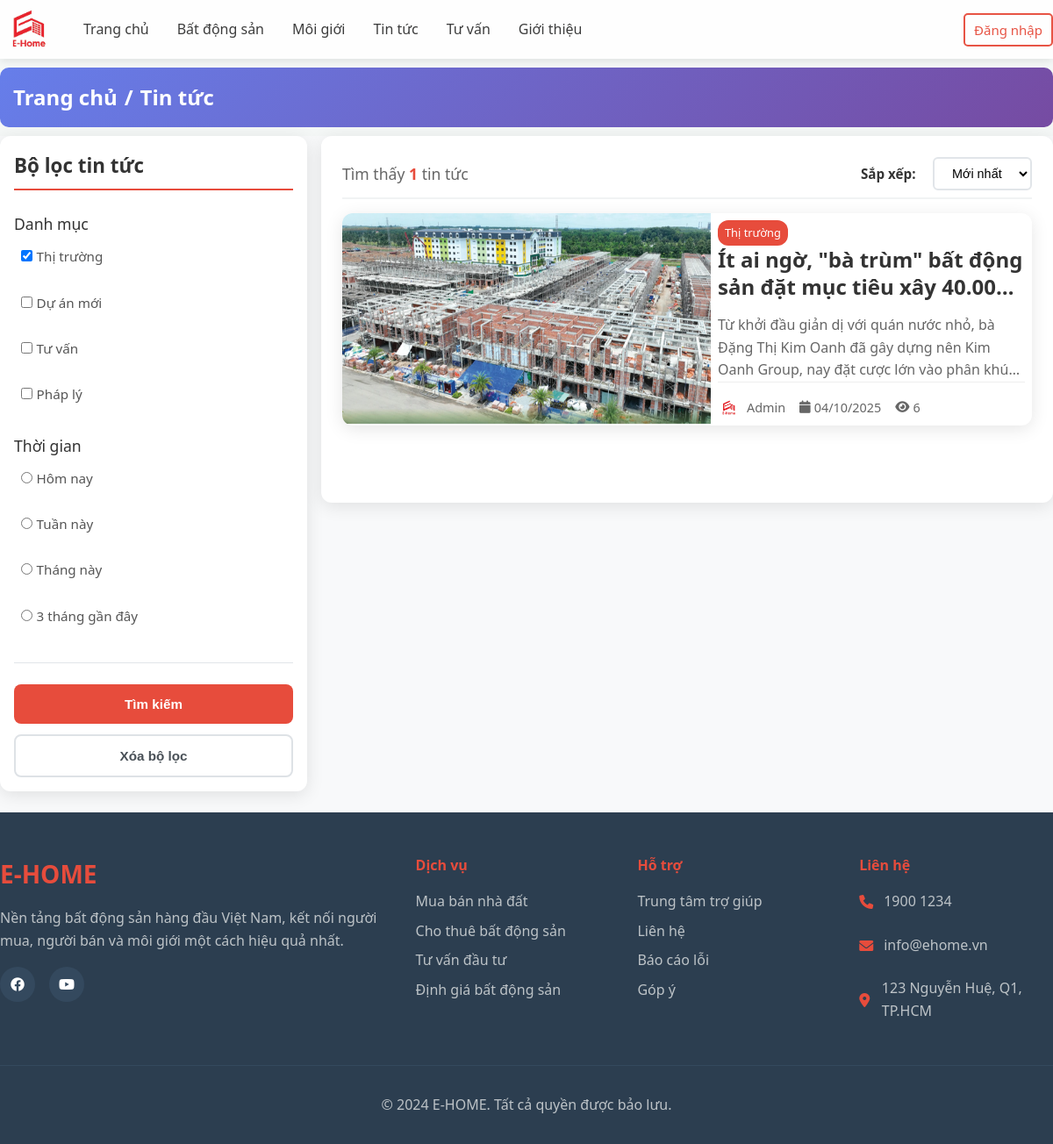
/user/index.php?act=listNews&category=1, run on an earlier commit of the app's database.
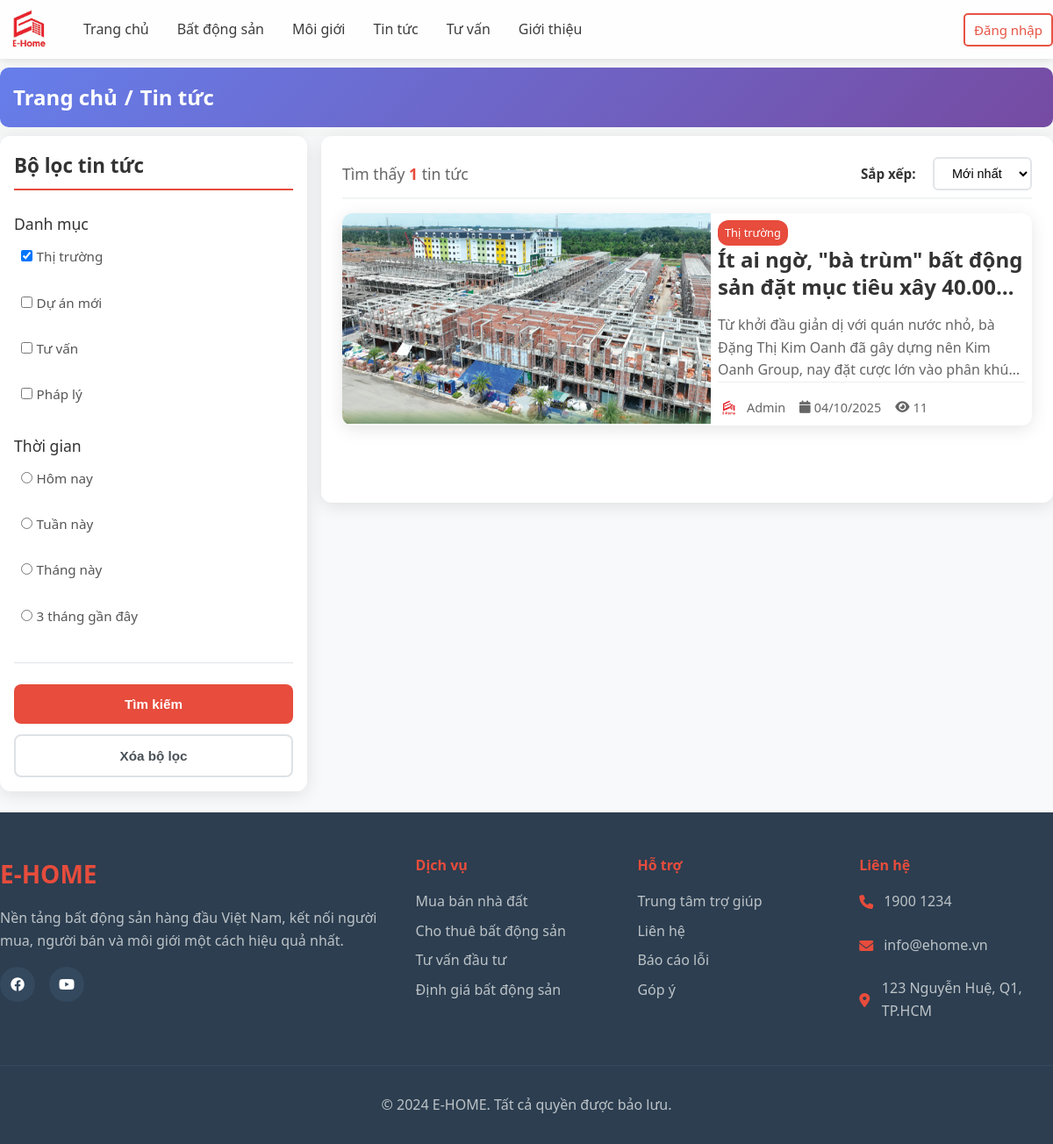
And on a later commit of the database.
### tables this page shows
CREATE TABLE `news` (
  `id` int(11) NOT NULL,
  `title` varchar(256) NOT NULL,
  `image` varchar(256) NOT NULL,
  `content` text NOT NULL,
  `createdAt` date NOT NULL DEFAULT current_timestamp(),
  `views` int(11) NOT NULL DEFAULT 0,
  `pin` tinyint(1) NOT NULL DEFAULT 0,
  `typeId` int(11) NOT NULL
);

CREATE TABLE `typenews` (
  `id` int(11) NOT NULL,
  `name` varchar(256) NOT NULL,
  `description` text DEFAULT NULL
);

### user/controllers/listNewsController/index.php (called while the page is built, shortened)
<?php
$limit = 4;
$whereConditions = array();
$whereConditions[] = "n.title LIKE '%" . $_SESSION['search-news'] . "%'";
if (!empty($_SESSION['filter-category'])) {
  $categoryIds = implode(',', array_map('intval', $_SESSION['filter-category']));
  $whereConditions[] = "n.typeId IN ($categoryIds)";
}
$whereClause = implode(' AND ', $whereConditions);
$current_page = isset($_GET['page']) ? $_GET['page'] : 1;
$start = ($current_page - 1) * $limit;
$sql_list = "SELECT n.*, tn.name as typeName
             FROM `news` n
             INNER JOIN `typenews` tn ON n.typeId = tn.id
             WHERE $whereClause
             ORDER BY n.pin DESC, n.id " . $_SESSION['sort-news'] . "
             LIMIT $start, $limit";
$listNewsResult = mysqli_query($conn, $sql_list);
if ($listNewsResult) {
  $listNews = mysqli_fetch_all($listNewsResult, MYSQLI_ASSOC);
} else {
  error('Lấy thông tin tin tức thất bại!', 'index.php?act=news');
}
include "./views/page/listNews.php";
return;

### user/index.php (called while the page is built, shortened)
<?php
    include "views/header.php";
    include "controllers/userController.php";
    include "views/footer.php"
?>

### user/views/page/listNews.php (the view, shortened to what the changed rows need)
<div class="news-page">
<main class="main-content">
    <div class="container">
        <div class="content-layout">
            <div class="content-area">
                <?php
                $featuredNews = null;
                if (!empty($listNews) && $listNews[0]['pin'] == 1) {
                    $featuredNews = $listNews[0];
                }
                if ($featuredNews) { ?>
                    <div class="featured-news">
                        <article class="news-card-large">
                            <div class="news-image">
                                <img src="../uploads/news/<?= $featuredNews['image'] ?>" alt="" style="height: 240px; object-fit: fill; width: 420px;">
                            </div>
                            <div class="news-content">
                                <div>
                                    <div class="news-category"><?= $featuredNews['typeName'] ?></div>
                                <h2><a
                                        href="index.php?act=news&id=<?= $featuredNews['id'] ?>"><?= $featuredNews['title'] ?></a>
                                </h2>
                                </div>
                                <p class="news-excerpt"><?= substr(strip_tags($featuredNews['content']), 0, 200) ?>...</p>
                                <div class="news-meta">
                                    <div class="author-info">
                                        <img src="../uploads/system/logo.jpg?height=30&width=30" alt="Tác giả">
                                        <span><?= !empty($featuredNews['author']) ? $featuredNews['author'] : 'Admin' ?></span>
                                    </div>
                                    <div class="news-stats">
                                        <span><i class="fas fa-calendar"></i>
                                            <?= date('d/m/Y', strtotime($featuredNews['createdAt'])) ?></span>
                                        <span><i class="fas fa-eye"></i>
                                            <?= !empty($featuredNews['views']) ? $featuredNews['views'] : '0' ?></span>
                                    </div>
                                </div>
                            </div>
                        </article>
                <?php } ?>
            </div>
        </div>
    </div>
</main>
</div>

What changed in the data, as far as the page shows it:
changed news "Ít ai ngờ, \"bà trùm\" bất động sản đặt mục tiêu xây…": views "6" → "11"
